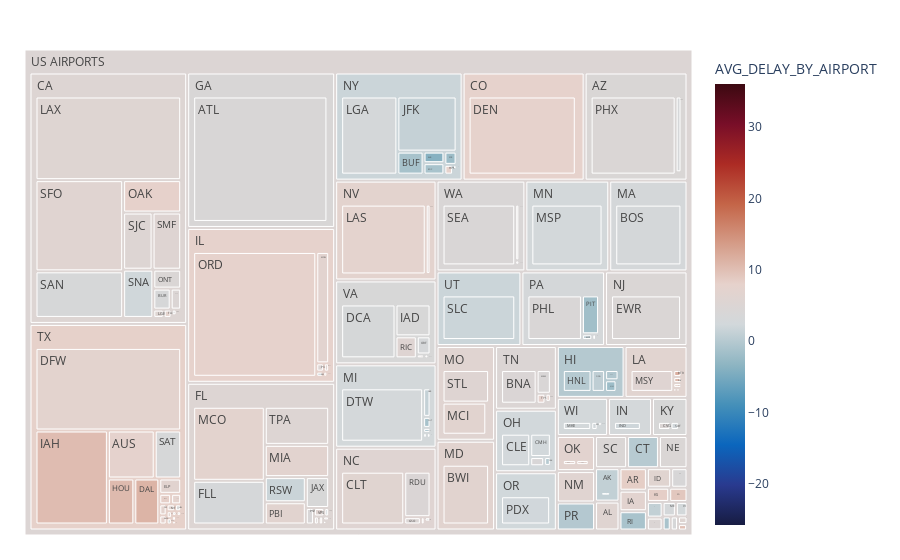

Source (notebook cell):
### Code cell
# tree map for airports delays taking in account size differences
fig = px.treemap(df_airport_delays, 
                 path=[px.Constant("US AIRPORTS"), 'OR_STATE', 'AIRPORT'], 
                 values='NUM_OF_FLIGHTS_BY_AIRPORT',
                 color='AVG_DELAY_BY_AIRPORT',
                 color_continuous_scale='balance',
                 color_continuous_midpoint=np.average(df_airport_delays['AVG_DELAY_BY_AIRPORT'], weights=df_airport_delays['NUM_OF_FLIGHTS_BY_AIRPORT']))
fig.update_layout(margin = dict(t=50, l=25, r=25, b=25))
fig.show()

### Figure 1 — Plotly figure (JSON) as saved in the notebook; plotly's stock layout.template omitted (floating-point values rounded to 4 significant figures; data arrays with more than 128 entries replaced by an {"elided": "..."} marker saying what was removed)
{"data": [{"branchvalues": "total", "customdata": {"elided": "367x1 float values"}, "domain": {"x": [0, 1], "y": [0, 1]}, "hovertemplate": "labels=%{label}<br>NUM_OF_FLIGHTS_BY_AIRPORT=%{value}<br>parent=%{parent}<br>id=%{id}<br>AVG_DELAY_BY_AIRPORT=%{color}<extra></extra>", "ids": {"elided": "367 str values"}, "labels": {"elided": "367 str values"}, "marker": {"coloraxis": "coloraxis", "colors": {"elided": "367 float values"}}, "name": "", "parents": {"elided": "367 str values"}, "type": "treemap", "values": {"elided": "367 int values"}}], "layout": {"coloraxis": {"cmid": 5.151, "colorbar": {"title": {"text": "AVG_DELAY_BY_AIRPORT"}}, "colorscale": [[0, "rgb(23, 28, 66)"], [0.09091, "rgb(41, 58, 143)"], [0.1818, "rgb(11, 102, 189)"], [0.2727, "rgb(69, 144, 185)"], [0.3636, "rgb(142, 181, 194)"], [0.4545, "rgb(210, 216, 219)"], [0.5455, "rgb(230, 210, 204)"], [0.6364, "rgb(213, 157, 137)"], [0.7273, "rgb(196, 101, 72)"], [0.8182, "rgb(172, 43, 36)"], [0.9091, "rgb(120, 14, 40)"], [1, "rgb(60, 9, 17)"]]}, "legend": {"tracegroupgap": 0}, "margin": {"b": 25, "l": 25, "r": 25, "t": 50}}}
